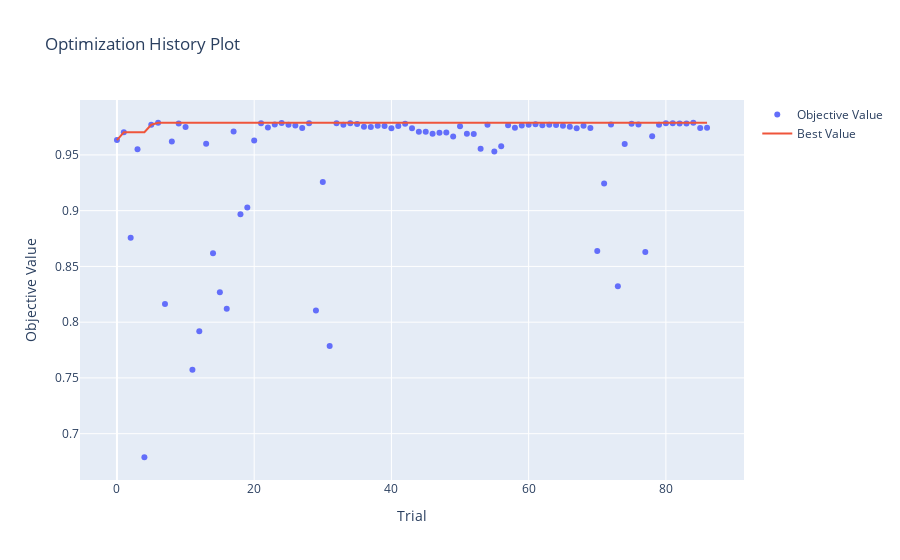

The code cell stored with this chart in its notebook:
### Code cell
fig = optuna.visualization.plot_optimization_history(study)
fig.show()
